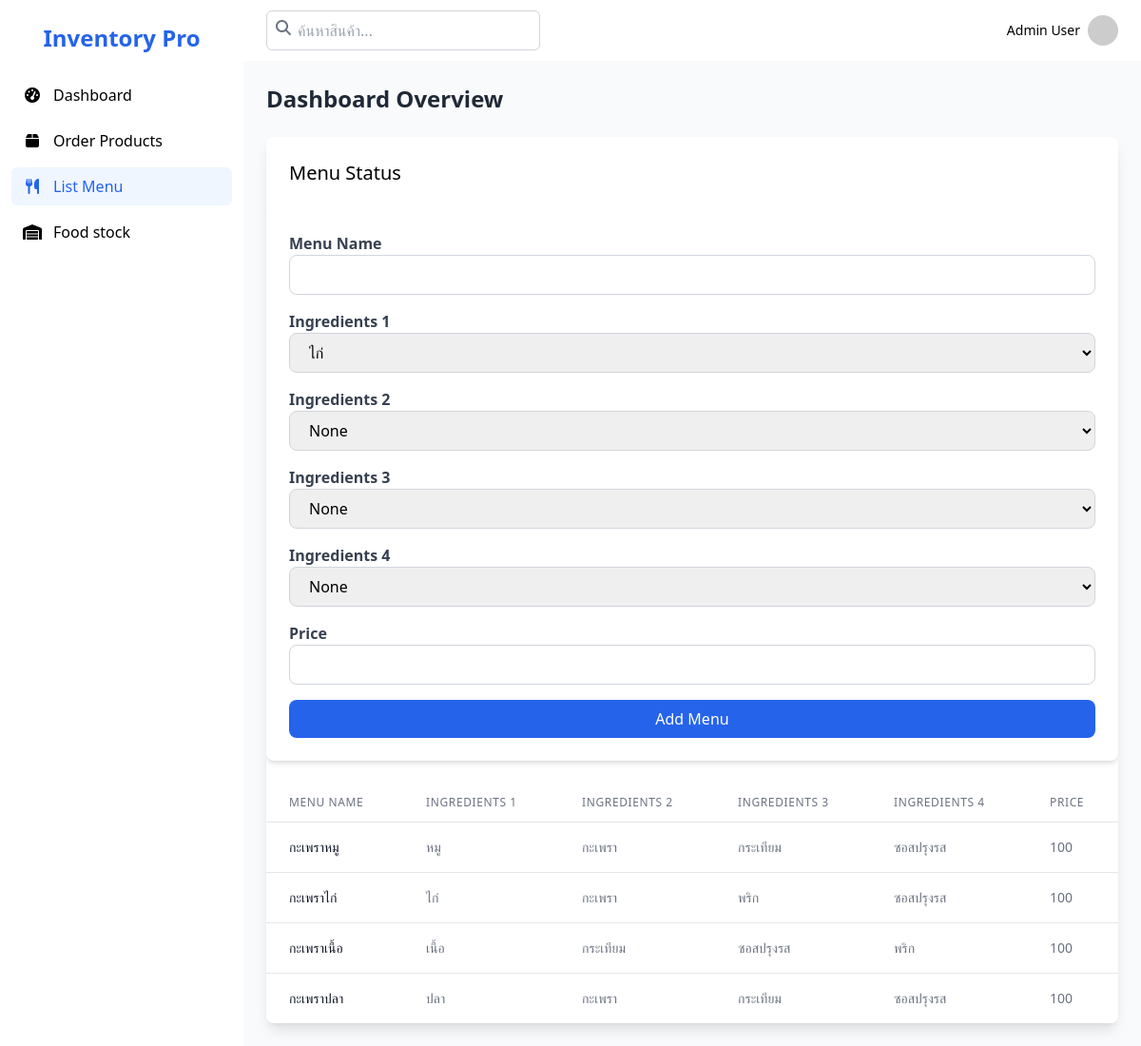
Page /client/productcate.php on the committed database.
### tables this page shows
CREATE TABLE `menu` (
  `id` int(11) NOT NULL,
  `menu_name` varchar(11) NOT NULL,
  `ingredient1` varchar(11) NOT NULL,
  `ingredient2` int(11) NOT NULL,
  `ingredient3` int(11) NOT NULL,
  `ingredient4` int(11) NOT NULL,
  `price` int(11) NOT NULL
);

CREATE TABLE `ingredients` (
  `id` int(6) UNSIGNED NOT NULL,
  `name` varchar(50) NOT NULL,
  `stock` int(6) NOT NULL,
  `used_today` int(6) NOT NULL,
  `remaining_stock` int(6) NOT NULL
);

### client/productcate.php (the view, shortened to what this page needs)
<?php
$ingredients = [];
try {
    $stmt = $conn->query("SELECT id, name FROM ingredients");
    $ingredients = $stmt->fetchAll(PDO::FETCH_ASSOC);
} catch (PDOException $e) {
    echo "<script>
            Swal.fire({
                title: 'Error!',
                text: 'Error fetching ingredients: " . $e->getMessage() . "',
                icon: 'error',
                confirmButtonText: 'OK'
            });
          </script>";
    exit;
}
?>
<!DOCTYPE html>
<html lang="th">
<head>
  <script src="https://cdn.tailwindcss.com"></script>
  <link rel="stylesheet" href="https://cdnjs.cloudflare.com/ajax/libs/font-awesome/6.6.0/css/all.min.css" />
</head>
<body class="flex h-screen overflow-hidden bg-gray-50">
  <aside class="hidden w-64 flex-shrink-0 bg-white shadow-lg lg:block">
    <div class="flex h-full flex-col">
      <div class="flex items-center justify-center p-6">
        <h1 class="text-2xl font-bold text-blue-600">Inventory Pro</h1>
      </div>
      <nav class="flex-1 space-y-2 px-3">
        <a href="main.php" class="w-full flex items-center px-3 py-2 hover:bg-blue-50 hover:text-blue-600">
          <i class="fas fa-tachometer-alt fa-fw mr-3"></i>
          Dashboard
        </a>
        <a href="orderproduct.php" class="w-full flex items-center px-3 py-2 hover:bg-blue-50 hover:text-blue-600">
          <i class="fas fa-box fa-fw mr-3"></i>
          Order Products
        </a>
        <a href="productcate.php" class="w-full flex items-center px-3 py-2 bg-blue-50 text-blue-600 rounded-md" aria-current="page">
          <i class="fas fa-utensils fa-fw mr-3" aria-hidden="true"></i>
          List Menu
        </a>
        <a href="cate.php" class="w-full flex items-center px-3 py-2 hover:bg-blue-50 hover:text-blue-600">
          <i class="fas fa-warehouse fa-fw mr-3"></i>
          Food stock
        </a>
      </nav>
    </div>
  </aside>
  <div class="flex flex-1 flex-col overflow-hidden">
    <header class="flex h-16 items-center justify-between bg-white px-6 shadow-sm">
      <div class="flex items-center">
        <div class="relative">
          <i class="fas fa-search absolute left-2.5 top-2.5 h-4 w-4 text-gray-500"></i>
          <input
            class="w-72 pl-8 py-2 border border-gray-300 rounded-md focus:ring-2 focus:ring-blue-500"
            placeholder="ค้นหาสินค้า..."
            type="search"
          />
        </div>
      </div>
      <div class="relative">
        <button class="flex items-center">
          <span class="mr-2 text-sm font-medium">Admin User</span>
          <img
            alt="Admin avatar"
            class="h-8 w-8 rounded-full"
            src="https://via.placeholder.com/32"
          />
        </button>
      </div>
    </header>
    <main class="flex-1 overflow-y-auto bg-gray-50 p-6">
      <h2 class="mb-6 text-2xl font-semibold text-gray-800">Dashboard Overview</h2>
      <div class="bg-white shadow-lg rounded-lg overflow-hidden">
        <div class="flex justify-between p-6">
          <h3 class="text-xl font-medium text-center">Menu Status</h3>
        </div>
        <form method="POST" class="mb-6 bg-white p-6 rounded-lg shadow-md">
          <div class="mb-4">
            <label class="block text-gray-700 font-semibold">Menu Name</label>
            <input type="text" name="menu_name" class="w-full px-4 py-2 border border-gray-300 rounded-lg focus:outline-none focus:ring-2 focus:ring-blue-500" required>
          </div>
          <div class="mb-4">
            <label class="block text-gray-700 font-semibold">Ingredients 1</label>
            <select name="ingredient1" class="w-full px-4 py-2 border border-gray-300 rounded-lg focus:outline-none focus:ring-2 focus:ring-blue-500" required>
              <?php foreach ($ingredients as $ingredient): ?>
                <option value="<?= $ingredient['id'] ?>"><?= $ingredient['name'] ?></option>
              <?php endforeach; ?>
            </select>
          </div>
          <div class="mb-4">
            <label class="block text-gray-700 font-semibold">Ingredients 2</label>
            <select name="ingredient2" class="w-full px-4 py-2 border border-gray-300 rounded-lg focus:outline-none focus:ring-2 focus:ring-blue-500">
              <option value="">None</option>
            </select>
          </div>
          <div class="mb-4">
            <label class="block text-gray-700 font-semibold">Ingredients 3</label>
            <select name="ingredient3" class="w-full px-4 py-2 border border-gray-300 rounded-lg focus:outline-none focus:ring-2 focus:ring-blue-500">
              <option value="">None</option>
            </select>
          </div>
          <div class="mb-4">
            <label class="block text-gray-700 font-semibold">Ingredients 4</label>
            <select name="ingredient4" class="w-full px-4 py-2 border border-gray-300 rounded-lg focus:outline-none focus:ring-2 focus:ring-blue-500">
              <option value="">None</option>
            </select>
          </div>
          <div class="mb-4">
            <label class="block text-gray-700 font-semibold">Price</label>
            <input type="number" name="price" class="w-full px-4 py-2 border border-gray-300 rounded-lg focus:outline-none focus:ring-2 focus:ring-blue-500" required>
          </div>
          <button type="submit" class="w-full px-4 py-2 bg-blue-600 text-white rounded-lg hover:bg-blue-700 transition duration-300">Add Menu</button>
        </form>
        <table class="min-w-full divide-y divide-gray-200">
          <thead>
            <tr>
              <th class="px-6 py-3 text-left text-xs font-medium text-gray-500 uppercase tracking-wider">Menu Name</th>
              <th class="px-6 py-3 text-left text-xs font-medium text-gray-500 uppercase tracking-wider">Ingredients 1</th>
              <th class="px-6 py-3 text-left text-xs font-medium text-gray-500 uppercase tracking-wider">Ingredients 2</th>
              <th class="px-6 py-3 text-left text-xs font-medium text-gray-500 uppercase tracking-wider">Ingredients 3</th>
              <th class="px-6 py-3 text-left text-xs font-medium text-gray-500 uppercase tracking-wider">Ingredients 4</th>
              <th class="px-6 py-3 text-left text-xs font-medium text-gray-500 uppercase tracking-wider">Price</th>
            </tr>
          </thead>
          <tbody class="bg-white divide-y divide-gray-200">
            <?php
              try {
                  $stmt = $conn->query("SELECT menu.menu_name as menu_name, i1.name as ingredient1, i2.name as ingredient2, i3.name as ingredient3, i4.name as ingredient4, menu.price
                                        FROM menu
                                        LEFT JOIN ingredients i1 ON menu.ingredient1 = i1.id
                                        LEFT JOIN ingredients i2 ON menu.ingredient2 = i2.id
                                        LEFT JOIN ingredients i3 ON menu.ingredient3 = i3.id
                                        LEFT JOIN ingredients i4 ON menu.ingredient4 = i4.id");
                  $menus = $stmt->fetchAll(PDO::FETCH_ASSOC);
                  foreach ($menus as $menu) {
                      echo "<tr>";
                      echo "<td class='px-6 py-4 whitespace-nowrap text-sm font-medium text-gray-900'>{$menu['menu_name']}</td>";
                      echo "<td class='px-6 py-4 whitespace-nowrap text-sm text-gray-500'>{$menu['ingredient1']}</td>";
                      echo "<td class='px-6 py-4 whitespace-nowrap text-sm text-gray-500'>{$menu['ingredient2']}</td>";
                      echo "<td class='px-6 py-4 whitespace-nowrap text-sm text-gray-500'>{$menu['ingredient3']}</td>";
                      echo "<td class='px-6 py-4 whitespace-nowrap text-sm text-gray-500'>{$menu['ingredient4']}</td>";
                      echo "<td class='px-6 py-4 whitespace-nowrap text-sm text-gray-500'>{$menu['price']}</td>";
                      echo "</tr>";
                  }
              } catch (PDOException $e) {
                  echo "<script>
                          Swal.fire({
                              title: 'Error!',
                              text: 'Error fetching menu: " . $e->getMessage() . "',
                              icon: 'error',
                              confirmButtonText: 'OK'
                          });
                        </script>";
              }
            ?>
          </tbody>
        </table>
      </div>
    </main>
  </div>
</body>
</html>

### rows in the picture
menu: menu_name "กะเพราหมู", ingredients.name "หมู", ingredients.name "กะเพรา", ingredients.name "กระเทียม", ingredients.name "ซอสปรุงรส", price "100"
menu: menu_name "กะเพราไก่", ingredients.name "ไก่", ingredients.name "กะเพรา", ingredients.name "พริก", ingredients.name "ซอสปรุงรส", price "100"
menu: menu_name "กะเพราเนื้อ", ingredients.name "เนื้อ", ingredients.name "กระเทียม", ingredients.name "ซอสปรุงรส", ingredients.name "พริก", price "100"
menu: menu_name "กะเพราปลา", ingredients.name "ปลา", ingredients.name "กะเพรา", ingredients.name "กระเทียม", ingredients.name "ซอสปรุงรส", price "100"

### other values in the picture
form field ingredient1 "ไก่"
